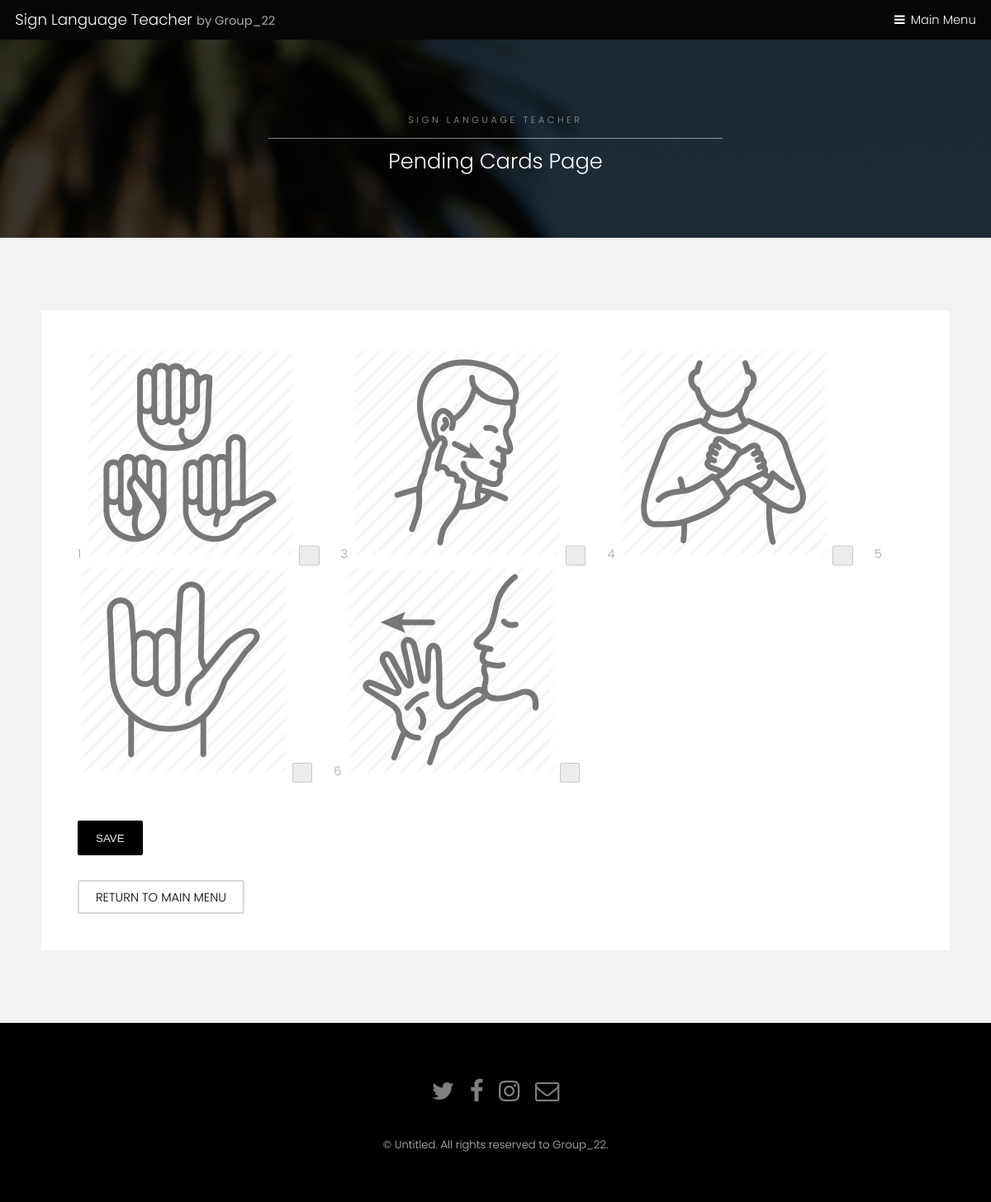
Screenshot of /sign-language-teacher/pending-cards/ (signed in) with the database file from the repository.
### registration/models.py (models this page shows)
class Card(models.Model):
    word = models.CharField(max_length=100)
    image = models.ImageField(upload_to='uploads/', null=True)
    authorized = models.BooleanField(default=False)
    user = models.ForeignKey(User, on_delete=models.SET_NULL, null=True)
    def __str__(self):
        return self.word

### registration/views.py (the view)
# urls.py: path('pending-cards/', views.pending_cards, name='pending-cards'),
def pending_cards(request):
    if request.user is None or not request.user.is_authenticated:
        return HttpResponse("Not logged in")
    cardtoaccept = Card.objects.filter(authorized=False)
    if request.method == 'POST':
        checkscards = request.POST.getlist('checks[]')
        for word in checkscards:
            for card in cardtoaccept:
                if word == card.word:
                    card.authorized = True
                    card.save()
        return HttpResponseRedirect(reverse('registration:pending-cards'))
    else:
        return render(request, 'registration/pending-cards.html', {'image': cardtoaccept})

### registration/templates/registration/pending-cards.html (shortened to what this page needs)
{% extends 'registration/SubPage.html' %}
{% block title %}
    <h2>Pending Cards Page</h2>
{% endblock %}
{% block data %}
<form action="{% url 'registration:pending-cards'  %}" method="POST">
{% for item in image %}
    {{ item.word }}
<img src="{{ item.image.url }}" alt="image">
{% endfor %}
<br><br><br>
<button type="submit">Save</button>
    </form>
<a href="{% url 'registration:index' %}"class="button alt">Return to main menu</a><br>
{% endblock %}

### registration/static/registration/sitestyle/assets/css/main.css (style rules this page uses)
html, body, div, span, applet, object, iframe, h1, h2, h3, h4, h5, h6, p, blockquote, pre, a, abbr, acronym, address, big, cite, code, del, dfn, em, img, ins, kbd, q, s, samp, small, strike, strong, sub, sup, tt, var, b, u, i, center, dl, dt, dd, ol, ul, li, fieldset, form, label, legend, table, caption, tbody, tfoot, thead, tr, th, td, article, aside, canvas, details, embed, figure, figcaption, footer, header, hgroup, menu, nav, output, ruby, section, summary, time, mark, audio, video { margin: 0; padding: 0; border: 0; font-size: 100%; font: inherit; vertical-align: baseline; }
body { line-height: 1; }
body { -webkit-text-size-adjust: none; }
*, *:before, *:after { -moz-box-sizing: border-box; -webkit-box-sizing: border-box; box-sizing: border-box; }
body { -ms-overflow-style: scrollbar; }
body { background: #fff; }
html { font-size: 13pt; }
@media screen and (max-width: 1680px) { html { font-size: 11pt; } }
@media screen and (max-width: 1280px) { html { font-size: 11pt; } }
body { background-color: #fff; color: #444; }
body, input, select, textarea { font-family: "Poppins", sans-serif; font-weight: 300; font-size: 1rem; line-height: 1.65; }
a { text-decoration: underline; }
h1, h2, h3, h4, h5, h6 { font-weight: 300; line-height: 1.5; margin: 0 0 1rem 0; }
h2 { font-size: 1.75rem; }
a { color: #8a4680; }
h1, h2, h3, h4, h5, h6 { color: #555; }
input[type="submit"], input[type="reset"], input[type="button"], button, .button { -moz-appearance: none; -webkit-appearance: none; -ms-appearance: none; appearance: none; -moz-transition: background-color 0.2s ease-in-out, color 0.2s ease-in-out; -webkit-transition: background-color 0.2s ease-in-out, color 0.2s ease-in-out; -ms-transition: background-color 0.2s ease-in-out, color 0.2s ease-in-out; transition: background-color 0.2s ease-in-out, color 0.2s ease-in-out; border-radius: 2px; border: 0; cursor: pointer; display: inline-block; font-weight: 300; height: 2.85rem; line-height: 2.95rem; padding: 0 1.5rem; text-align: center; text-decoration: none; text-transform: uppercase; white-space: nowrap; }
input[type="submit"], input[type="reset"], input[type="button"], button, .button { background-color: #f2f2f2; color: #000 !important; }
input[type="submit"].alt, input[type="reset"].alt, input[type="button"].alt, button.alt, .button.alt { background-color: transparent; box-shadow: inset 0 0 0 2px rgba(144, 144, 144, 0.25); color: #555 !important; }
form { margin: 0 0 2rem 0; }
.wrapper.style2 a { color: #8a4680; }
.wrapper.style2 input[type="submit"], .wrapper.style2 input[type="reset"], .wrapper.style2 input[type="button"], .wrapper.style2 button, .wrapper.style2 .button { background-color: #000; color: #f2f2f2 !important; }
.wrapper.style2 input[type="submit"].alt, .wrapper.style2 input[type="reset"].alt, .wrapper.style2 input[type="button"].alt, .wrapper.style2 button.alt, .wrapper.style2 .button.alt { background-color: transparent; box-shadow: inset 0 0 0 2px rgba(0, 0, 0, 0.15); color: #000 !important; }
.wrapper.style3 h1, .wrapper.style3 h2, .wrapper.style3 h3, .wrapper.style3 h4, .wrapper.style3 h5, .wrapper.style3 h6 { color: #ffffff; }
body.subpage { padding-top: 3.25em; }

### rows the page displays
Card: word "1", image (picture)
Card: word "3", image (picture)
Card: word "4", image (picture)
Card: word "5", image (picture)
Card: word "6", image (picture)
